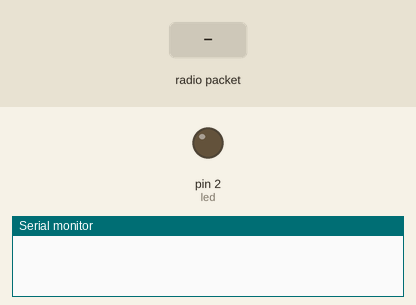
A sketch run on a simulated Arduino Uno, built with avr-gcc and run on an emulated ATmega328P. Shown: output pins drawn as LEDs (lit = HIGH), the last lines printed to the serial monitor. The test bench sets the inputs (shaded band). No radio packets arrive unless stated.

Above: at 1.2 s.
1.3 s: radio packet "on" arrives
At 1.9 s:
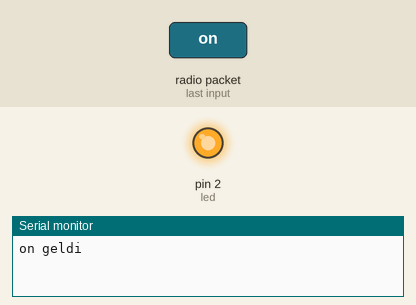
2.8 s: radio packet "off" arrives
At 4.2 s:
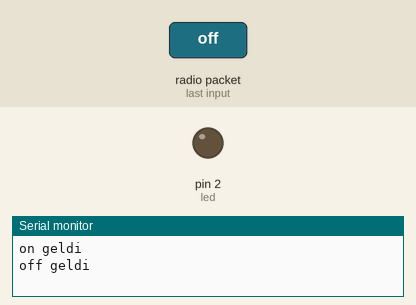
Timing chart, 0 to 5.8 s (numbered marks = the images above; inputs shaded):
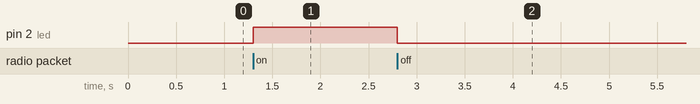

Measured:
- after the input at 1.3 s, pin 2 (led): LOW → HIGH at once
- after the input at 2.8 s, pin 2 (led): HIGH → LOW at once

The sketch:

RF_Receiver.ino
```cpp
#include <SPI.h>
#include <nRF24L01.h>
#include <RF24.h>

RF24 radio(8, 7);
const byte addresses[][6] = { "00001", "00002" };

int led = 2;

void setup() {
  Serial.begin(115200);

  radio.begin();
  radio.openReadingPipe(1, addresses[0]);
  radio.setPALevel(RF24_PA_MIN);

  pinMode(led, OUTPUT);
  digitalWrite(led, LOW);
}

void loop() {
  radio.startListening();

  if (radio.available()) {
    char b[32];
    radio.read(&b, sizeof(b));
    String receivedMessage = String(b);

    Serial.println(receivedMessage + " geldi");

    if (receivedMessage == "on") {
      digitalWrite(led, HIGH);
    } else if (receivedMessage == "off") {
      digitalWrite(led, LOW);
    }

    delay(5);
  }
}
```
